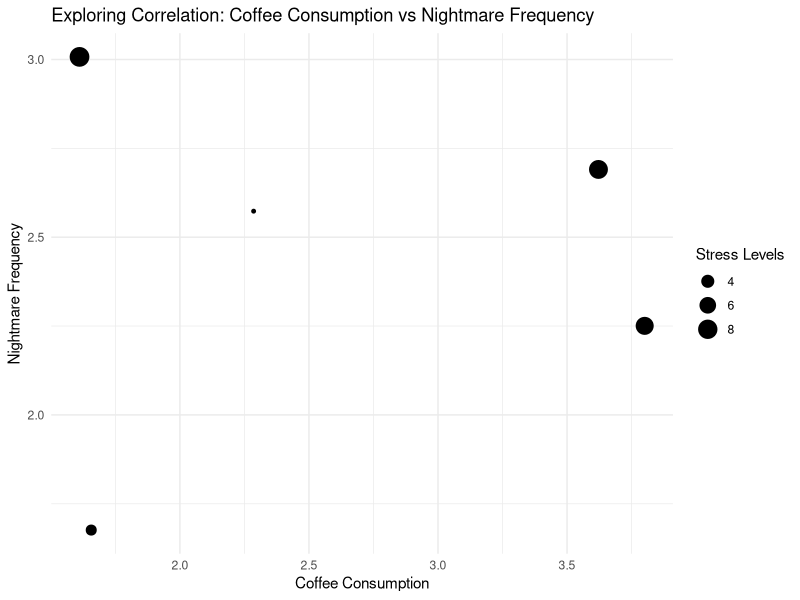

Reproduce this figure in R.
## ---- chunk 1
# The dataset to explore the correlation between coffee consumption and nightmares, considering a potential confounding variable (stress levels)

# Sample data for a group of individuals
set.seed(456)
individuals <- c("Amy", "Ben", "Chris", "Dana", "Eli")
coffee_consumption <- rnorm(length(individuals), mean = 3, sd = 1)
nightmare_frequency <- rnorm(length(individuals), mean = 2, sd = 1)
stress_levels <- rnorm(length(individuals), mean = 5, sd = 2)

# The dataframe
sample_data <- data.frame(Individual = individuals, CoffeeConsumption = coffee_consumption, NightmareFrequency = nightmare_frequency, StressLevels = stress_levels)

# The ggplot2 library
library(ggplot2)

# The scatter plot to visualize the potential impact of stress levels
ggplot(sample_data, aes(x = CoffeeConsumption, y = NightmareFrequency, size = StressLevels)) +
  geom_point() +
  labs(title = "Exploring Correlation: Coffee Consumption vs Nightmare Frequency",
       x = "Coffee Consumption",
       y = "Nightmare Frequency",
       size = "Stress Levels") +
  theme_minimal()
